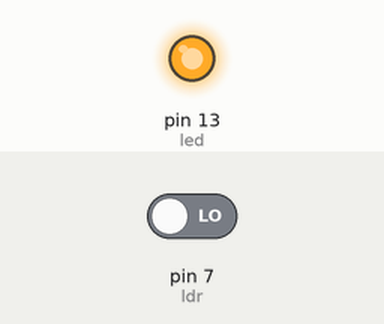
A sketch run on a simulated Arduino Uno, built with avr-gcc and run on an emulated ATmega328P. On the bench: output pins drawn as LEDs (lit = HIGH). Inputs (shaded band) come from the test bench; at power-on: pin 7 (ldr) LOW. What the sketch prints to the serial monitor is not drawn.

Above: at 0.3 s.
Timing chart, 0 to 1.8 s (numbered marks = the images above):
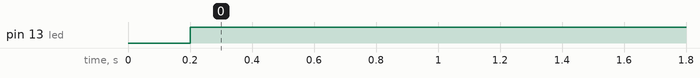

Measured:
- by itself, pin 13 (led): LOW → HIGH at 0.20 s

The sketch:

Automatic_Street_Lamp_using_LDR_sensor.ino
```cpp
//automatic street lamp control using LDR sensors
int ldr = 7;
int led = 13;
int x;
void setup() {
  Serial.begin(9600);
  pinMode(ldr, INPUT);
  pinMode(led, OUTPUT);
}

void loop() {
  x = digitalRead(ldr);
  Serial.println(x);

  delay(200);

  if (x == 1){
    digitalWrite(led, LOW);
  }
  else{
    digitalWrite(led, HIGH);
  }
}
```
